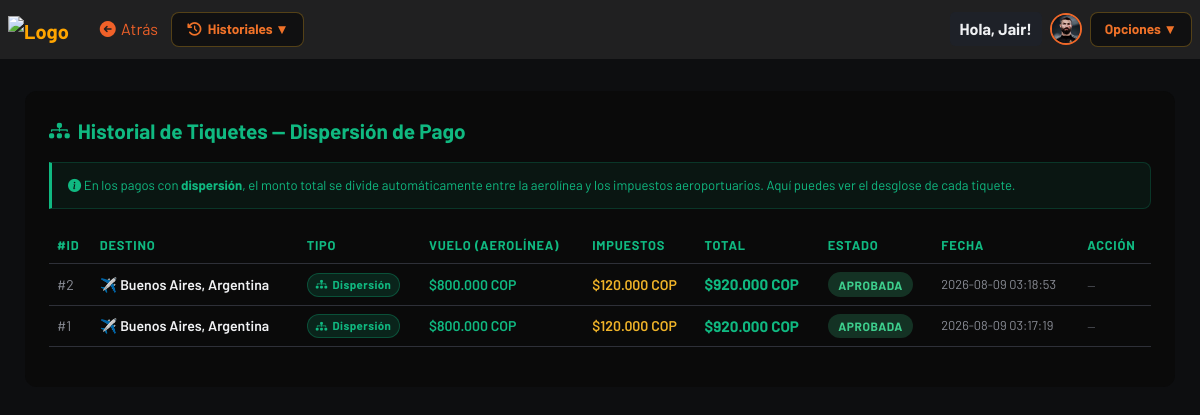
/views/historial/reg-disp.php (signed in), run on the app's committed database.
### tables this page shows
CREATE TABLE `users` (
  `id` int(11) NOT NULL,
  `nombre` varchar(120) NOT NULL,
  `correo` varchar(255) NOT NULL,
  `usuario` varchar(100) NOT NULL,
  `contraseña` varchar(255) NOT NULL,
  `profile_image` varchar(255) DEFAULT NULL,
  `bio` text DEFAULT NULL,
  `location` varchar(100) DEFAULT NULL,
  `created_at` timestamp NOT NULL DEFAULT current_timestamp()
);

CREATE TABLE `dispersiones` (
  `id` int(11) NOT NULL,
  `request_id` varchar(100) NOT NULL DEFAULT '',
  `destino` varchar(150) NOT NULL,
  `descripcion` varchar(255) NOT NULL,
  `precio_total` decimal(10,2) NOT NULL,
  `precio_base` decimal(10,2) NOT NULL,
  `impuesto` decimal(10,2) NOT NULL,
  `moneda` varchar(10) NOT NULL DEFAULT 'COP',
  `usuario_id` varchar(100) NOT NULL,
  `estado` varchar(20) NOT NULL DEFAULT 'pendiente',
  `created_at` timestamp NOT NULL DEFAULT current_timestamp()
);

### views/historial/reg-disp.php (the view, shortened to what this page needs)
<?php
require_once '../../php/conexion_be.php';
$correo_sesion = mysqli_real_escape_string($conexion, $_SESSION['correo'] ?? '');
$resultado = mysqli_query($conexion, "SELECT * FROM dispersiones WHERE usuario_id = '$correo_sesion' ORDER BY created_at DESC");
?>
<!DOCTYPE html>
<html lang="es">
<head>
    <link href="https://cdn.jsdelivr.net/npm/bootstrap@5.3.2/dist/css/bootstrap.min.css" rel="stylesheet">
    <link href="https://cdn.jsdelivr.net/npm/bootstrap-icons/font/bootstrap-icons.css" rel="stylesheet">
    <link rel="stylesheet" href="https://cdnjs.cloudflare.com/ajax/libs/font-awesome/7.0.1/css/all.min.css">
    <link rel="stylesheet" href="../../assets/css/styles-historiales.css">
</head>
<body>
    <?php
    $nav_back_url  = "historial.php";
    $nav_back_text = "Atrás";
    $nav_base      = "../../";
    require_once '../../php/navbar.php';
    ?>
    <div class="tabla-container">
        <div class="tabla-titulo">
            <i class="bi bi-diagram-3-fill" style="color:#10b981;"></i>
            Historial de Tiquetes — Dispersión de Pago
        </div>
        <div class="info-banner">
            <i class="bi bi-info-circle-fill"></i>
            En los pagos con <strong>dispersión</strong>, el monto total se divide automáticamente entre la aerolínea y los impuestos aeroportuarios. Aquí puedes ver el desglose de cada tiquete.
        </div>
        <?php if (mysqli_num_rows($resultado) > 0): ?>
        <div class="table-responsive">
            <table class="table table-hover">
                <thead>
                    <tr>
                        <th>#ID</th>
                        <th>Destino</th>
                        <th>Tipo</th>
                        <th>Vuelo (aerolínea)</th>
                        <th>Impuestos</th>
                        <th>Total</th>
                        <th>Estado</th>
                        <th>Fecha</th>
                        <th>Acción</th>
                    </tr>
                </thead>
                <tbody>
                    <?php while ($row = mysqli_fetch_assoc($resultado)): ?>
                    <tr>
                        <td><span style="color:#8a8d96;">#<?= htmlspecialchars($row['id']) ?></span></td>
                        <td style="font-weight:600;">✈️ <?= htmlspecialchars($row['destino']) ?></td>
                        <td><span class="disp-pill"><i class="bi bi-diagram-3-fill"></i> Dispersión</span></td>
                        <td class="desglose-cell">
                            <span class="desglose-vuelo">$<?= number_format($row['precio_base'], 0, ',', '.') ?> COP</span>
                        </td>
                        <td class="desglose-cell">
                            <span class="desglose-imp">$<?= number_format($row['impuesto'], 0, ',', '.') ?> COP</span>
                        </td>
                        <td style="color:#10b981;font-weight:700;font-size:0.95rem;">
                            $<?= number_format($row['precio_total'], 0, ',', '.') ?> COP
                        </td>
                        <td>
                            <span class="estado-pill badge-<?= strtolower($row['estado']) ?>">
                                <?= strtoupper($row['estado']) ?>
                            </span>
                        </td>
                        <td style="color:#8a8d96;font-size:0.8rem;"><?= htmlspecialchars($row['created_at']) ?></td>
                        <td>
                            <?php if (strtolower($row['estado']) === 'pendiente' && !empty($row['request_id'])): ?>
                            <a href="../../php/verificar_pago.php?tabla=dispersiones&id=<?= $row['id'] ?>&request_id=<?= urlencode($row['request_id']) ?>&redirect=../views/historial/reg-disp.php"
                               class="btn-verificar">
                                <i class="bi bi-arrow-repeat"></i> Verificar
                            </a>
                            <?php else: ?>
                            <span style="color:#555860;font-size:0.75rem;">—</span>
                            <?php endif; ?>
                        </td>
                    </tr>
                    <?php endwhile; ?>
                </tbody>
            </table>
        </div>
        <?php endif; ?>
    </div>
    <link rel="stylesheet" href="paginacion.css">
</body>
</html>

### php/navbar.php (shortened to what this page needs)
<?php
$nav_back_url  = $nav_back_url  ?? 'home.php';
$nav_back_text = $nav_back_text ?? 'volver';
$nav_base      = $nav_base      ?? '../';
$nav_avatar    = '';
$nav_initials  = '';
if (isset($_SESSION['user_id'])) {
    if ($conexion) {
        $nav_uid = intval($_SESSION['user_id']);
        $nav_row = mysqli_fetch_assoc(mysqli_query($conexion, "SELECT profile_image, usuario FROM users WHERE id = '$nav_uid'"));
        if ($nav_row) {
            $nav_initials = strtoupper(substr($nav_row['usuario'] ?? 'U', 0, 1));
            if (!empty($nav_row['profile_image']) && file_exists($nav_base . 'uploads/' . $nav_row['profile_image'])) {
                $nav_avatar = $nav_base . 'uploads/' . htmlspecialchars($nav_row['profile_image']);
            }
        }
    }
}
$nav_grupos_tiendas = [
    'games' => [
        'label' => 'Juegos',
        'icon'  => 'fa-shop',
        'items' => [
            'cod.php'         => 'Call of Duty Mobile',
            'freefire.php'    => 'Free Fire',
            'efootball.php'   => 'Efootball Mobile',
            'easport.php'     => 'EA FC Sports Mobile',
            'rainbowsix.php'  => 'Rainbow Six Siege',
            'pubg.php'        => 'PUBG Battlegrounds',
            'bloodstrike.php' => 'Blood Strike',
        ],
    ],
    'plataformas' => [
        'label' => 'Plataformas',
        'icon'  => 'fa-shop',
        'items' => [
            'streaming.php'         => 'Streaming',
            'otras_streaming.php'   => 'Otros Streaming',
            'music_gateway.php'     => 'Música',
            'streaming_gateway.php' => 'Streaming Gateway',
            'ia.php'                => 'Inteligencia Artificial',
            'redes.php'             => 'Redes Sociales',
        ],
    ],
    'textil' => [
        'label' => 'Textiles',
        'icon'  => 'fa-shop',
        'items' => [
            'pl.php'         => 'Premier League',
            'laliga.php'     => 'La Liga',
            'seriea.php'     => 'Serie A',
            'bundesliga.php' => 'Bundesliga',
        ],
    ],
    'historial' => [
        'label' => 'Historiales',
        'icon'  => 'fa-clock-rotate-left',
        'items' => [
            'reg-pgb.php'  => 'Pagos Básicos',
            'reg-sus.php'  => 'Suscripciones',
            'reg-rec.php'  => 'Recurrentes',
            'reg-link.php' => 'Links de Pago',
            'reg-prea.php' => 'Preautorizaciones',
            'reg-disp.php' => 'Dispersiones',
            'reversos.php' => 'Reversos',
        ],
    ],
];
$nav_current_dir   = basename(dirname($_SERVER['SCRIPT_NAME']));
$nav_current_file  = basename($_SERVER['SCRIPT_NAME']);
$nav_grupo_activo  = $nav_grupos_tiendas[$nav_current_dir] ?? null;
$nav_mostrar_tiendas = $nav_grupo_activo && array_key_exists($nav_current_file, $nav_grupo_activo['items']);
?>
<nav class="navbar navbar-dark navbar-expand-lg px-2">
    <a class="navbar-brand fw-bold" href="<?= $nav_base ?>home.php" style="color: orange;">
        <img src="<?= $nav_base ?>assets/icons/icono.png" alt="Logo" style="width: 30px;">
    </a>
    <a href="<?= htmlspecialchars($nav_back_url) ?>" class="btn" style="color: black; color: #f06129;">
        <i class="fa-solid fa-circle-arrow-left fs-6"></i> <?= htmlspecialchars($nav_back_text) ?>
    </a>
    <?php if ($nav_mostrar_tiendas): ?>
    <div class="dropdown">
        <button class="dropbtn"><i class="fa-solid <?= htmlspecialchars($nav_grupo_activo['icon'] ?? 'fa-shop') ?>"></i> <?= htmlspecialchars($nav_grupo_activo['label']) ?> ▼</button>
    </div>
    <?php endif; ?>
    <div class="ms-auto d-flex align-items-center gap-2">
        <span class="nav-username">
            <?= isset($_SESSION['usuario']) ? "Hola, " . htmlspecialchars($_SESSION['usuario']) : "Invitado" ?>
        </span>
        <a href="<?= $nav_base ?>views/profile/index.php" class="nav-avatar-wrap" title="Mi perfil">
            <?php if ($nav_avatar): ?>
                <img src="<?= $nav_avatar ?>" class="nav-avatar-img" alt="Perfil">
            <?php else: ?>
                <div class="nav-avatar-initials"><?= $nav_initials ?: 'U' ?></div>
            <?php endif; ?>
        </a>
        <div class="dropdown">
            <button class="dropbtn">Opciones ▼</button>
        </div>
    </div>
</nav>

### assets/css/styles-historiales.css (style rules this page uses)
:root { --hist-accent: #f0b429; --hist-accent-rgb: 240, 180, 41; --hist-maxw: 1100px; --hist-font: 'Barlow', sans-serif; }
body { font-family: var(--hist-font); }
.navbar { background-color: #0f0f0fa9 !important; backdrop-filter: blur(8px); }
.tabla-container { background: var(--pt-paint); border-radius: 12px; padding: 1.5rem; margin: 2rem auto; max-width: var(--hist-maxw); backdrop-filter: blur(8px); }
.tabla-titulo { font-size: 1.3rem; font-weight: 700; margin-bottom: 1rem; color: var(--hist-accent); display: flex; align-items: center; gap: 0.5rem; }
.table { color: var(--pt-text); border-color: var(--pt-border); }
.table thead th { background: var(--pt-th); color: var(--hist-accent); border-color: var(--pt-border); font-size: 0.8rem; text-transform: uppercase; letter-spacing: 0.06em; }
.table tbody tr { border-color: var(--pt-border); background: var(--pt-th); transition: background 0.15s; }
.table tbody td { border-color: var(--pt-border); font-size: 0.88rem; vertical-align: middle; background: var(--pt-paint); color: var(--pt-text); }
.badge-aprobada { background: rgba(62, 207, 142, 0.2); color: #3ecf8e; }
.estado-pill { display: inline-block; padding: 0.2rem 0.65rem; border-radius: 20px; font-size: 0.75rem; font-weight: 700; text-transform: uppercase; letter-spacing: 0.05em; }
.info-banner { background: rgba(var(--hist-accent-rgb), 0.07); border: 1px solid rgba(var(--hist-accent-rgb), 0.2); border-left: 3px solid var(--hist-accent); border-radius: 0 8px 8px 0; padding: 0.75rem 1rem; margin-bottom: 1.2rem; font-size: 0.82rem; color: var(--hist-accent); line-height: 1.6; }
.disp-pill, .preauth-pill { display: inline-flex; align-items: center; gap: 0.3rem; background: rgba(var(--hist-accent-rgb), 0.15); color: var(--hist-accent); border: 1px solid rgba(var(--hist-accent-rgb), 0.3); padding: 0.15rem 0.5rem; border-radius: 20px; font-size: 0.72rem; font-weight: 700; letter-spacing: 0.04em; }
.desglose-cell { font-size: 0.78rem; line-height: 1.7; }
.desglose-vuelo { color: var(--hist-accent); font-weight: 600; }
.desglose-imp { color: #f0b429; font-weight: 600; }

### views/historial/reg-disp.php (style rules this page uses)
:root { --hist-accent: #10b981; --hist-accent-rgb: 16, 185, 129; --hist-maxw: 1150px; }
:root { --pag-accent:#10b981; }

### php/navbar.php (style rules this page uses)
.navbar { background-color: var(--pt-navbar, #2e2e2ea9) !important; backdrop-filter: blur(8px); position: relative; z-index: 1030; }
.nav-avatar-wrap { display: inline-flex; align-items: center; gap: 0.5rem; text-decoration: none; }
.nav-avatar-img { width: 32px; height: 32px; border-radius: 50%; object-fit: cover; border: 2px solid #f06829; transition: border-color 0.2s, transform 0.2s; }
.nav-username { background-color: var(--pt-bg-card, hsla(120, 2%, 10%, 0.84)); padding: 5px 10px; border-radius: 5px; font-weight: bold; color: var(--pt-text, #ffffff); }
.dropdown { position: relative; display: inline-block; }
.dropbtn { background: var(--pt-dropdown, hsla(120, 2%, 10%, 0.84)); color: #f07229; border: 1.5px solid rgba(240, 180, 41, 0.3); border-radius: 8px; padding: 6px 14px; font-weight: 700; font-size: 0.85rem; cursor: pointer; transition: all 0.2s; display: flex; align-items: center; gap: 0.3rem; }

### data on the page
users: profile_image (picture)
dispersiones: id "2", destino "Buenos Aires, Argentina", precio_base "800.000", impuesto "120.000", precio_total "920.000", estado "APROBADA", created_at "2026-08-09 03:18:53"
dispersiones: id "1", destino "Buenos Aires, Argentina", precio_base "800.000", impuesto "120.000", precio_total "920.000", estado "APROBADA", created_at "2026-08-09 03:17:19"

### other printed values
$nav_back_text "Atrás"
$nav_grupo_activo['label'] "Historiales"
$_SESSION['usuario'] "Jair!"
